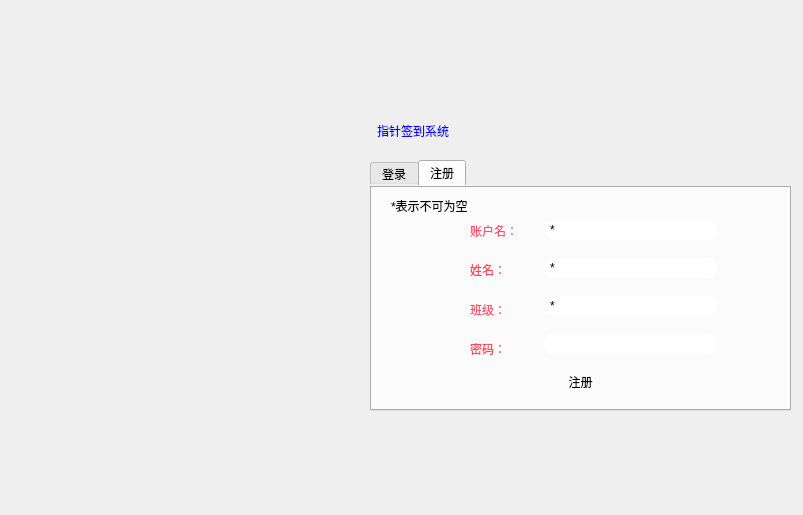
<?xml version="1.0" encoding="UTF-8"?>
<ui version="4.0">
 <class>signer</class>
 <widget class="QWidget" name="signer">
  <property name="geometry">
   <rect>
    <x>0</x>
    <y>0</y>
    <width>803</width>
    <height>515</height>
   </rect>
  </property>
  <property name="windowTitle">
   <string>Form</string>
  </property>
  <property name="styleSheet">
   <string notr="true">&quot;border:2px groove gray;border-radius:10px;padding:2px 4px;&quot;</string>
  </property>
  <widget class="QLabel" name="label_2">
   <property name="geometry">
    <rect>
     <x>370</x>
     <y>100</y>
     <width>151</width>
     <height>61</height>
    </rect>
   </property>
   <property name="styleSheet">
    <string notr="true">font: 75 14pt &quot;Arial&quot;;
color: rgb(14, 6, 255);</string>
   </property>
   <property name="text">
    <string>指针签到系统</string>
   </property>
  </widget>
  <widget class="QLabel" name="label">
   <property name="geometry">
    <rect>
     <x>0</x>
     <y>0</y>
     <width>801</width>
     <height>521</height>
    </rect>
   </property>
   <property name="styleSheet">
    <string notr="true">border-image: url(:/back/style/first.png);</string>
   </property>
   <property name="text">
    <string/>
   </property>
  </widget>
  <widget class="QTabWidget" name="tabWidget">
   <property name="geometry">
    <rect>
     <x>370</x>
     <y>160</y>
     <width>421</width>
     <height>251</height>
    </rect>
   </property>
   <property name="styleSheet">
    <string notr="true">“venus–TitleBar {&quot;background-color:rgba(244,244,244,2)&quot;;border:none;}”</string>
   </property>
   <property name="currentIndex">
    <number>1</number>
   </property>
   <widget class="QWidget" name="tab">
    <attribute name="title">
     <string>登录</string>
    </attribute>
    <widget class="QPushButton" name="pushButton">
     <property name="geometry">
      <rect>
       <x>70</x>
       <y>130</y>
       <width>231</width>
       <height>51</height>
      </rect>
     </property>
     <property name="styleSheet">
      <string notr="true"/>
     </property>
     <property name="text">
      <string>sign_in</string>
     </property>
    </widget>
    <widget class="QLineEdit" name="lineEdit2">
     <property name="geometry">
      <rect>
       <x>100</x>
       <y>80</y>
       <width>261</width>
       <height>41</height>
      </rect>
     </property>
     <property name="styleSheet">
      <string notr="true">font: 18pt &quot;Arial&quot;;</string>
     </property>
     <property name="text">
      <string>123456</string>
     </property>
     <property name="echoMode">
      <enum>QLineEdit::Password</enum>
     </property>
    </widget>
    <widget class="QLabel" name="label_4">
     <property name="geometry">
      <rect>
       <x>9</x>
       <y>16</y>
       <width>61</width>
       <height>41</height>
      </rect>
     </property>
     <property name="styleSheet">
      <string notr="true">color: rgb(255, 39, 42);
font: 75 9pt &quot;Arial&quot;;</string>
     </property>
     <property name="text">
      <string>账户名：</string>
     </property>
    </widget>
    <widget class="QLabel" name="label_3">
     <property name="geometry">
      <rect>
       <x>20</x>
       <y>80</y>
       <width>71</width>
       <height>41</height>
      </rect>
     </property>
     <property name="styleSheet">
      <string notr="true">color: rgb(255, 39, 42);</string>
     </property>
     <property name="text">
      <string>密码：</string>
     </property>
    </widget>
    <widget class="QLineEdit" name="lineEdit">
     <property name="geometry">
      <rect>
       <x>100</x>
       <y>20</y>
       <width>261</width>
       <height>41</height>
      </rect>
     </property>
     <property name="styleSheet">
      <string notr="true">font: 18pt &quot;Arial&quot;;</string>
     </property>
     <property name="text">
      <string>2559926</string>
     </property>
    </widget>
    <zorder>lineEdit</zorder>
    <zorder>label_3</zorder>
    <zorder>label_4</zorder>
    <zorder>lineEdit2</zorder>
    <zorder>pushButton</zorder>
    <zorder>label</zorder>
   </widget>
   <widget class="QWidget" name="tab_2">
    <property name="enabled">
     <bool>true</bool>
    </property>
    <attribute name="title">
     <string>注册</string>
    </attribute>
    <widget class="QLabel" name="label_7">
     <property name="geometry">
      <rect>
       <x>10</x>
       <y>10</y>
       <width>111</width>
       <height>16</height>
      </rect>
     </property>
     <property name="text">
      <string>*表示不可为空</string>
     </property>
    </widget>
    <widget class="QPushButton" name="pushButton_2">
     <property name="geometry">
      <rect>
       <x>160</x>
       <y>180</y>
       <width>93</width>
       <height>28</height>
      </rect>
     </property>
     <property name="text">
      <string>注册</string>
     </property>
    </widget>
    <widget class="QWidget" name="">
     <property name="geometry">
      <rect>
       <x>89</x>
       <y>26</y>
       <width>62</width>
       <height>151</height>
      </rect>
     </property>
     <layout class="QVBoxLayout" name="verticalLayout">
      <item>
       <widget class="QLabel" name="label_5">
        <property name="styleSheet">
         <string notr="true">color: rgb(255, 83, 114);</string>
        </property>
        <property name="text">
         <string>账户名：</string>
        </property>
       </widget>
      </item>
      <item>
       <widget class="QLabel" name="label_6">
        <property name="styleSheet">
         <string notr="true">color: rgb(255, 70, 82);</string>
        </property>
        <property name="text">
         <string>姓名：</string>
        </property>
       </widget>
      </item>
      <item>
       <widget class="QLabel" name="label_9">
        <property name="styleSheet">
         <string notr="true">color: rgb(255, 83, 114);</string>
        </property>
        <property name="text">
         <string>班级：</string>
        </property>
       </widget>
      </item>
      <item>
       <widget class="QLabel" name="label_8">
        <property name="styleSheet">
         <string notr="true">color: rgb(255, 70, 82);</string>
        </property>
        <property name="text">
         <string>密码：</string>
        </property>
       </widget>
      </item>
     </layout>
    </widget>
    <widget class="QWidget" name="">
     <property name="geometry">
      <rect>
       <x>170</x>
       <y>20</y>
       <width>173</width>
       <height>161</height>
      </rect>
     </property>
     <layout class="QVBoxLayout" name="verticalLayout_2">
      <item>
       <widget class="QLineEdit" name="lineEdit_2">
        <property name="text">
         <string>*</string>
        </property>
       </widget>
      </item>
      <item>
       <widget class="QLineEdit" name="lineEdit_3">
        <property name="text">
         <string>*</string>
        </property>
       </widget>
      </item>
      <item>
       <widget class="QLineEdit" name="lineEdit_4">
        <property name="text">
         <string>*</string>
        </property>
       </widget>
      </item>
      <item>
       <widget class="QLineEdit" name="lineEdit_5">
        <property name="text">
         <string/>
        </property>
        <property name="echoMode">
         <enum>QLineEdit::Password</enum>
        </property>
       </widget>
      </item>
     </layout>
    </widget>
   </widget>
  </widget>
  <zorder>label</zorder>
  <zorder>label_2</zorder>
  <zorder>tabWidget</zorder>
 </widget>
 <resources/>
 <connections/>
</ui>
